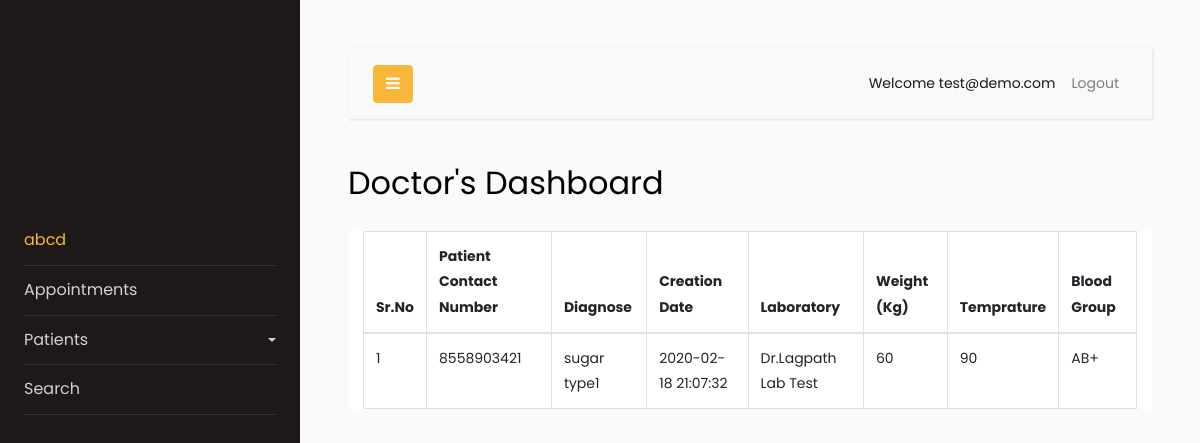
/doctor/medical_history.php?id=12 (signed in), run on the app's committed database.
### tables this page shows
CREATE TABLE `pmedicalhis` (
  `pmh_id` int(11) NOT NULL,
  `p_id` int(255) NOT NULL,
  `p_contact` varchar(255) NOT NULL,
  `p_diagnose` varchar(200) NOT NULL,
  `date` timestamp NOT NULL DEFAULT current_timestamp() ON UPDATE current_timestamp(),
  `p_laboratory` text NOT NULL,
  `p_weight` int(255) NOT NULL,
  `p_temprature` int(255) NOT NULL,
  `p_bloodgroup` text NOT NULL
);

### doctor/medical_history.php (the view, shortened to what this page needs)
<?php
if (!isset($_SESSION['d_email'])) {
  echo "<script>window.open('doctor_login.php','_self')</script>";
}else{
  include("../includes/db.php");
  $id=$_SESSION['d_id'];
  $sql=mysqli_query($con,"select d_image from doctor_images where d_id='$id' ");
  $row=mysqli_fetch_array($sql);
  $image=$row['d_image'];
}
 ?>
<!doctype html>
<html lang="en">
  <head>
    <link rel="stylesheet" href="https://stackpath.bootstrapcdn.com/font-awesome/4.7.0/css/font-awesome.min.css">
    <link rel="stylesheet" href="css/style.css">
  </head>
  <body>
    <div class="wrapper d-flex align-items-stretch">
      <nav id="sidebar">
        <div class="p-4 pt-5">
          <a href="#" class="img logo rounded-circle mb-5" style="background-image: url(images/<?php echo $image ?>);"></a>
          <ul class="list-unstyled components mb-5">
            <li class="active">
              <a href="doctor_dashboard.php"  aria-expanded="false" ><?php echo $_SESSION['d_name']; ?></a>
            </li>
            <li>
              <a href="doctor_appointment.php">Appointments</a>
            </li>
            <li>
              <a href="#pageSubmenu" data-toggle="collapse" aria-expanded="false" class="dropdown-toggle">Patients</a>
            </li>
           <li>
                <a href="search.php">
                  <div class="item-content">
                    <div class="item-inner">
                      <span class="title"> Search </span>
                    </div>
                  </div>
                </a>
              </li>
          </ul>
        </div>
      </nav>
      <div id="content" class="p-4 p-md-5">
        <nav class="navbar navbar-expand-lg navbar-light bg-light">
          <div class="container-fluid">
            <button type="button" id="sidebarCollapse" class="btn btn-primary">
              <i class="fa fa-bars"></i>
            </button>
            <div class="collapse navbar-collapse" id="navbarSupportedContent">
              <ul class="nav navbar-nav ml-auto">
                <li class="nav-item active">
                    <a class="nav-link" href="#">Welcome <?php echo $_SESSION['d_email'] ?></a>
                </li>
                <li class="nav-item ">
                    <a class="nav-link" href="logout.php">Logout</a>
                </li>
              </ul>
            </div>
          </div>
        </nav>
        <h2 class="mb-4">Doctor's Dashboard</h2>
        <div class="container-fluid container-fullw bg-white">
            <table class="table table-bordered table-hover">
              <thead>
                  <tr>
                    <th>Sr.No</th>
                    <th>Patient Contact Number</th>
                    <th>Diagnose</th>
                    <th>Creation Date</th>
                    <th>Laboratory</th>
                    <th>Weight (Kg)</th>
                    <th>Temprature</th>
                    <th>Blood Group</th>
                  </tr>
                </thead>
                <tbody>
                  <?php
          $p_id=$_GET['id'];
          $pm_query="select * from pmedicalhis where p_id='$p_id' ";
          $pm_run=mysqli_query($con,$pm_query);
          $i=0;
          while ($row=mysqli_fetch_array($pm_run)) {
          $p_contact=$row['p_contact'];
          $p_diagnose=$row['p_diagnose'];
          $p_date=$row['date'];
          $p_laboratory=$row['p_laboratory'];
          $p_weight=$row['p_weight'];
          $p_temprature=$row['p_temprature'];
          $p_bloodgroup=$row['p_bloodgroup'];
          $i++;
           ?>
                  <tr>
                    <td><?php echo $i ?></td>
                    <td><?php echo $p_contact ?></td>
                    <td><?php echo $p_diagnose ?></td>
                    <td><?php echo $p_date ?></td>
                    <td><?php echo $p_laboratory ?></td>
                    <td><?php echo $p_weight ?></td>
                    <td><?php echo $p_temprature ?></td>
                    <td><?php echo $p_bloodgroup ?></td>
                  </tr><?php } ?>
                </tbody>
             </table>
              </div>
            </div>
      </div>
  </body>
</html>

### data on the page
pmedicalhis: p_contact "8558903421", p_diagnose "sugar type1", date "2020-02-18 21:07:32", p_laboratory "Dr.Lagpath Lab Test", p_weight "60", p_temprature "90", p_bloodgroup "AB+"

### other printed values
$_SESSION['d_name'] "abcd"
$_SESSION['d_email'] "test@demo.com"
